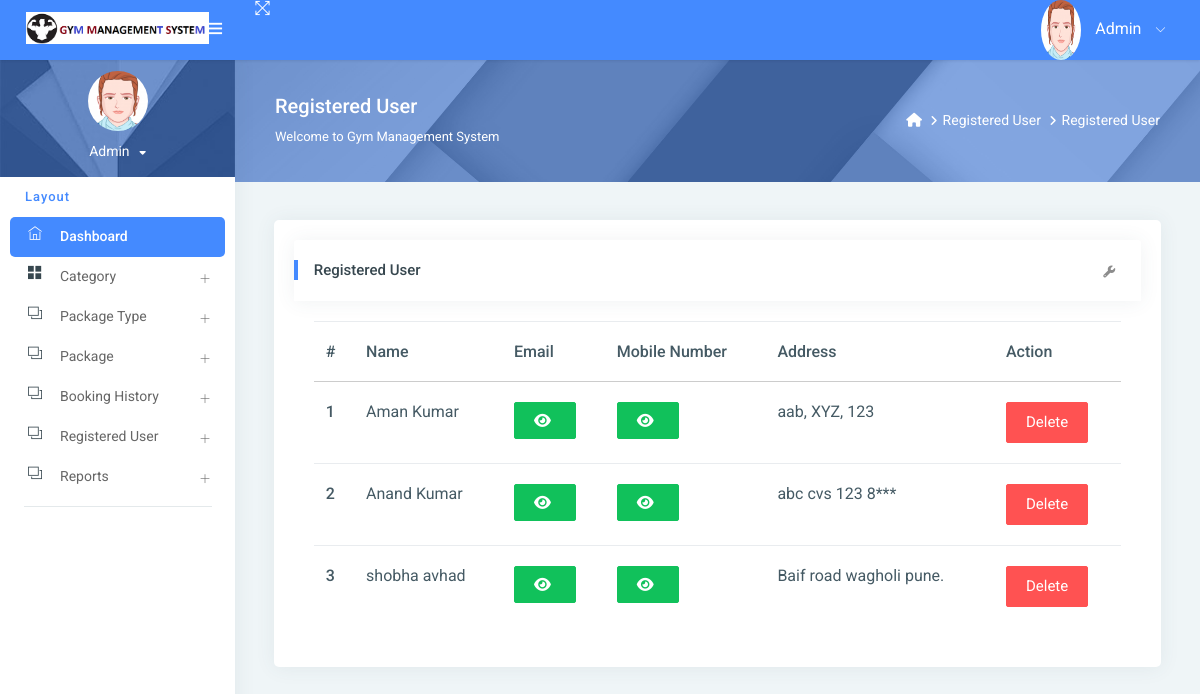
The app's page /reg_user/ (signed in) with its own data.
### gym/models.py (models this page shows, shortened)
class Signup(models.Model):
    user = models.ForeignKey(User, on_delete=models.CASCADE, null=True)
    mobile = models.CharField(max_length=15, null=True)
    state = models.CharField(max_length=150, null=True)
    city = models.CharField(max_length=150, null=True)
    address = models.CharField(max_length=200, null=True)
    creationdate = models.DateTimeField(auto_now_add=True)

### gym/views.py (the view)
# urls.py: path('reg_user/', reg_user, name="reg_user"),
@login_required(login_url='/admin_login/')
def reg_user(request):
    data = Signup.objects.all()
    d = {'data': data}
    return render(request, "admin/reg_user.html", locals())

### gym/templates/admin/reg_user.html (shortened to what this page needs)
{% extends 'admin_base.html' %}
{% load static %}
{% block main %}
<link rel="stylesheet" href="https://cdnjs.cloudflare.com/ajax/libs/font-awesome/6.2.0/css/all.min.css" />
<div class="page-header">
    <div class="page-block">
        <div class="row align-items-center">
            <div class="col-md-8">
                <div class="page-header-title">
                    <h5 class="m-b-10">Registered User</h5>
                    <p class="m-b-0">Welcome to Gym Management System</p>
                </div>
            </div>
            <div class="col-md-4">
                <ul class="breadcrumb-title">
                    <li class="breadcrumb-item">
                        <a href="{% url 'admin_home' %}"> <i class="fa fa-home"></i> </a>
                    </li>
                    <li class="breadcrumb-item"><a href="">Registered User</a>
                    </li>
                    <li class="breadcrumb-item"><a href="">Registered User</a>
                    </li>
                </ul>
            </div>
        </div>
    </div>
</div>
<div class="pcoded-inner-content">
    <div class="main-body">
        <div class="page-wrapper">
            <div class="page-body">
                <div class="row">
                    <div class="col-md-12">
                        <div class="card">
                            <div class="card-block">
                                <div class="card-header">
                                    <h5> Registered User</h5>
                                    <div class="card-header-right">
                                        <ul class="list-unstyled card-option">
                                            <li><i class="fa fa fa-wrench open-card-option"></i></li>
                                        </ul>
                                    </div>
                                </div>
                                <div class="card-block table-border-style">
                                    <div class="table-responsive">
                                        <table class="table">
                                            <thead>
                                            <tr>
                                                <th>#</th>
                                                <th>Name</th>
                                                <th>Email</th>
                                                <th>Mobile Number</th>
                                                <th>Address</th>
                                                <th>Action</th>
                                            </tr>
                                            </thead>
                                            <tbody>
                                            {% for i in data %}
                                            <tr>
                                                <th scope="row">{{forloop.counter}}</th>
                                                <td>{{i.user.first_name}} {{i.user.last_name}}</td>
                                                 <td><span id="email-{{forloop.counter}}" class="password">{{i.user.username}}</span>
                                                     <button type="button" class="btn btn-success" id="email-btn-{{forloop.counter}}" onclick="togglePassword('email-{{forloop.counter}}', this.id)"><i class="fa fa-eye"></i></button>
                                                 </td>
                                                 <td>
                                                    <button type="button" class="btn btn-success" id="mobile-btn-{{forloop.counter}}" onclick="togglePassword('mobile-{{forloop.counter}}', this.id)"><i class="fa fa-eye"></i></button>
                                                  </td>
                                                <td>{{i.address}}</td>
                                                <td>
                                                    <a href="{% url 'delete_user' i.id %}"
                                                       onclick="return confirm('Are you sure to Delete')"
                                                       class="btn btn-danger">Delete</a>
                                                </td>
                                            </tr>
                                            {% endfor %}
                                            </tbody>
                                        </table>
                                    </div>
                                </div>
                            </div>
                        </div>
                    </div>
                </div>
            </div>
        </div>
    </div>
</div>
{% endblock %}

### gym/templates/admin/reg_user.html (style rules this page uses)
.table-responsive { font-size:11px; }
td { padding:0px; }

### records on screen
Signup: user.first_name "Aman", user.last_name "Kumar", address "aab, XYZ, 123"
Signup: user.first_name "Anand", user.last_name "Kumar", address "abc cvs 123 8***"
Signup: user.first_name "shobha", user.last_name "avhad", address "Baif road wagholi pune."
